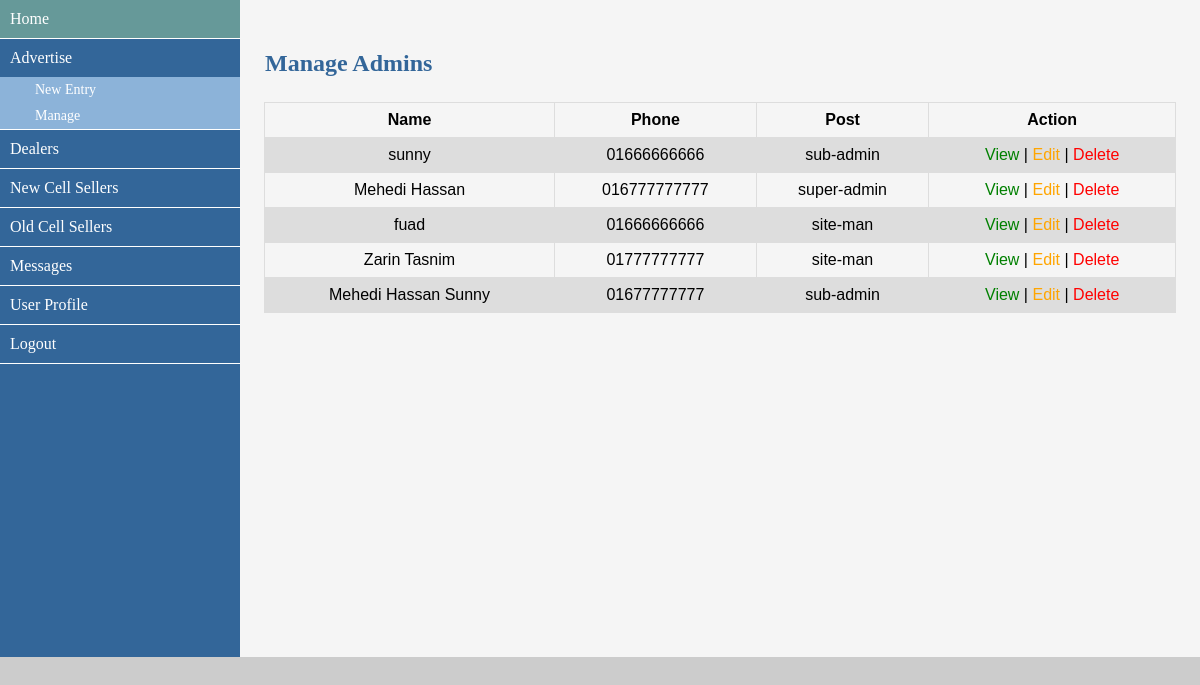
/admin/manage_admins.php (signed in), run on the app's committed database.
### tables this page shows
CREATE TABLE `md_admin` (
  `admin_id` int(10) NOT NULL,
  `admin_name` varchar(40) NOT NULL,
  `admin_mail` varchar(40) NOT NULL,
  `admin_pass` varchar(40) NOT NULL,
  `admin_cell` varchar(20) NOT NULL,
  `admin_address` varchar(20) NOT NULL,
  `admin_post` varchar(20) NOT NULL,
  `admin_image` varchar(100) NOT NULL
);

### admin/database.php (called while the page is built, shortened)
<?php
	$dbHost = "localhost";
	$dbUser = "root";
	$dbPass = "";
	$dbName = "db_md";
	$con = mysqli_connect($dbHost,$dbUser,$dbPass,$dbName);
	function selectAll($query) {
		global $con;
		if ($con) {
			$result = mysqli_query($con,$query);
			if ($result) {
				return $result;
			} else {
				echo mysqli_error($con);
			}
		} else {
			echo "Database connection failed";
		}
	}
?>

### admin/manage_admins.php (the view)
<?php include_once('admin_sidebar.php'); ?>
		<div class="content">
			<div class="form_title">
				<h2>Manage Admins</h2>
			</div>
			<div class="data">
				<table>
					<tr>
						<th>Name</th>
						<th>Phone</th>
						<th>Post</th>
						<th>Action</th>
					</tr>
					<?php
						$query = "SELECT * FROM md_admin ORDER BY admin_id DESC";
						$res = selectAll($query);
						$count = mysqli_num_rows($res);
						if ($count < 1) { ?>
						</table>
							<div class="msg">
								<?php echo "No records found"; ?>
							</div>
							</div>
						<?php
							} else {
								while ($result = mysqli_fetch_assoc($res)) {
						?>
					<tr>
						<td style="text-align: center;"><?= $result['admin_name']; ?></td>
						<td style="text-align: center;"><?= $result['admin_cell']; ?></td>
						<td style="text-align: center;"><?= $result['admin_post']; ?></td>
						<td style="text-align: center;">
							<a href="view_admins.php?v=<?= $result['admin_id']; ?>" class="clr">View </a>|
							<a href="edit_admins.php?e=<?= $result['admin_id']; ?>" class="edt">Edit </a>|
							<a href="delete_admins.php?d=<?= $result['admin_id']; ?>" class="dlt" onclick="return confirm('Are you sure to DELETE?')">Delete</a>
						</td>
					</tr>
					<?php } ?>
				</table>
			</div>
			<?php } ?>
		</div>
	</div>
</body>
</html>

### admin/admin_sidebar.php (shortened to what this page needs)
<?php
	include_once('database.php');
	$link = explode('/',$_SERVER['PHP_SELF']);
	$page = $link[3];
?>
<!DOCTYPE html>
<html>
<head>
	<link rel="stylesheet" type="text/css" href="assets/css/style.css">
</head>
<body>
	<div class="container">
		<div class="sidebar">
					<div class="single_menu_header">
						<ul>
							<li class="<?php if ($page == 'admin_dashboard.php') echo 'active';?>"><a href="admin_dashboard.php">Home</a></li>
						</ul>
					</div>
					<?php
						if ($_SESSION['post'] == 'super-admin' || $_SESSION['post'] == 'sub-admin') { ?>
							<div class="menu_header">
								<ul class="<?php if ($page == 'add_advertise.php' || $page == 'manage_advertise.php' || $page == 'view_advertise.php' || $page == 'edit_advertise.php') echo 'active';?>">
									<li>Advertise</li>
								</ul>
							</div>
							<div class="menu">
								<ul>
									<li><a href="add_advertise.php">New Entry</a></li>
									<li><a href="manage_advertise.php">Manage</a></li>
								</ul>
							</div>
					<?php	} ?>
					<div class="single_menu_header">
						<ul>
							<li class="<?php if ($page == 'manage_dealers.php' || $page == 'view_dealer.php') echo 'active';?>"><a href="manage_dealers.php">Dealers</a></li>
						</ul>
					</div>
					<div class="single_menu_header">
						<ul>
							<li class="<?php if ($page == 'manage_new_cell_sellers.php' || $page == 'view_new_cell_seller.php') echo 'active';?>"><a href="manage_new_cell_sellers.php">New Cell Sellers</a></li>
						</ul>
					</div>
					<div class="single_menu_header">
						<ul>
							<li class="<?php if ($page == 'manage_old_cell_sellers.php' || $page == 'view_old_cell_seller.php') echo 'active';?>"><a href="manage_old_cell_sellers.php">Old Cell Sellers</a></li>
						</ul>
					</div>
					<?php
						if ($_SESSION['post'] == 'super-admin' || $_SESSION['post'] == 'sub-admin') {
					?>
					<div class="single_menu_header">
						<ul>
							<li class="<?php if ($page == 'message.php' || $page == 'view_message.php') echo 'active';?>"><a href="message.php">Messages</a></li>
						</ul>
					</div>
					<?php } ?>
					<div class="single_menu_header">
						<ul>
							<li class="<?php if ($page == 'admin_profile.php' || $page == 'edit_admin_profile.php' || $page == 'admin_pass.php') echo 'active';?>"><a href="admin_profile.php?id=<?= $_SESSION['id']; ?>">User Profile</a></li>
						</ul>
					</div>
					<div class="single_menu_header">
						<ul>
							<li><a href="logout.php">Logout</a></li>
						</ul>
					</div>
				</div>

### admin/assets/css/style.css (style rules this page uses)
* { margin: 0px; padding: 0px; outline: 0; }
body { font-family: verdana; background-color: #ccc; }
a { text-decoration: none; }
.container { width: 100%; background-color: white; }
.container .sidebar { width: 20%; float: left; background-color: #336699; height: 657px; }
.sidebar .single_menu_header { width: 100%; float: left; background-color: #336699; border-bottom: 1px solid #fff; }
.single_menu_header ul { margin: 0px; padding: 0px; }
.single_menu_header ul li { list-style-type: none; padding: 10px; }
.single_menu_header ul li a { font-size: 16px; text-decoration: none; color: white; display: block; }
.sidebar .menu { width: 100%; float: left; background-color: #8cb3d9; border-bottom: 1px solid #fff; }
.menu ul { margin: 0px; padding: 0px; }
.menu ul li { list-style-type: none; padding: 5px; }
.menu ul li a { padding-left: 30px; width: 100%; font-size: 14px; text-decoration: none; color: white; display: block; cursor: pointer; }
.sidebar .menu_header { width: 100%; float: left; background-color: #336699; }
.menu_header ul { margin: 0px; padding: 0px; }
.menu_header ul li { list-style-type: none; padding: 10px; font-size: 16px; text-decoration: none; color: white; }
.container .content { width: 80%; float: left; background-color: whitesmoke; height: 657px; }
.content .form_title { width: 60%; float: left; }
.form_title h2 { margin-top: 50px; padding-left: 25px; color: #336699; }
.content .data { width: 95%; float: left; margin-top: 25px; margin-left: 2.5%; }
.data table { font-family: arial, sans-serif; border-collapse: collapse; width: 100%; }
.data table td, th { border: 1px solid #dddddd; text-align: left; padding: 8px; }
.data table tr:nth-child(even) { background-color: #dddddd; }
.data table th { text-align: center; }
.clr { color: green; }
.dlt { color: red; }
.edt { color: orange; }

### data on the page
md_admin: admin_name "sunny", admin_cell "01666666666", admin_post "sub-admin"
md_admin: admin_name "Mehedi Hassan", admin_cell "016777777777", admin_post "super-admin"
md_admin: admin_name "fuad", admin_cell "01666666666", admin_post "site-man"
md_admin: admin_name "Zarin Tasnim", admin_cell "01777777777", admin_post "site-man"
md_admin: admin_name "Mehedi Hassan Sunny", admin_cell "01677777777", admin_post "sub-admin"
